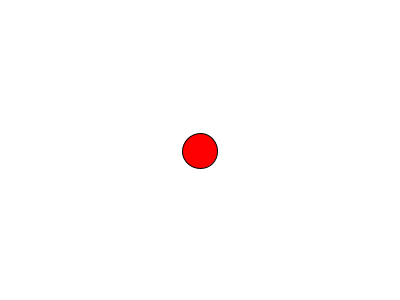
Frame 1 (no input)
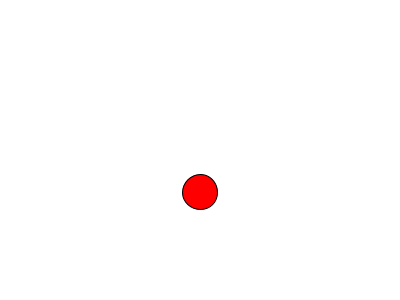
Frame 60 (the mouse pressed at the canvas centre just before this capture)
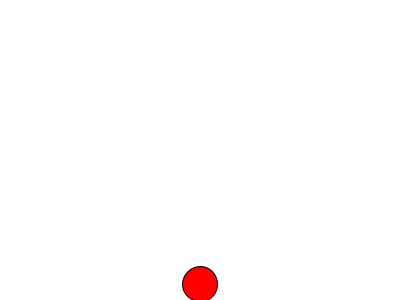
Frame 120 (the mouse held since frame 60 and released just before this capture)

The Processing sketch that drew these frames (run headless with seeded random() and noise(); from frame 60 on, the mouse is pressed at the canvas centre):

// Processing sketch: RealBouncyBall
// ── RealBouncyBall.pde
Ball b;

void setup () {
  size (400,300);
  b = new Ball();
}

void draw () {
  background (255);
  
  PVector gravity = new PVector (0,1);
  b.applyForce(gravity);
  
  b.move();
  b.edges();
  b.display();
}
// ── Ball.pde
class Ball {
  
  PVector position;
  PVector velocity;
  PVector acceleration;
  float diameter;
  
  Ball() {
    position = new PVector(width/2, height/2);
    velocity = new PVector(0,0);
    acceleration = new PVector(0,0);
    diameter = 35;
  }
  
  void display (){
    fill (255,0,0);
    ellipse(position.x,position.y,diameter,diameter);
  }
  
  void move() {
    velocity.add(acceleration);
    position.add(velocity);
  }
  
  void applyForce (PVector f) {
    acceleration = f;
  }
  
  void edges() {
    //if (position.x > width) {
    //  position.x = 0;
    //}
    
    //if (position.x < 0) {
    //  position.x = width; 
    //}
    
    //if (position.y < 0) {
    //  position.y = height;
    //}
    
    //if (position.y > height) {
    //  position.y = 0;
    //}    
  
    if (position.x > width) {
      position.x = width;
      velocity.x *= -1;
    } else if (position.x < 0) {
      velocity.x *= -1;
      position.x = 0;
    }
 
    if (position.y > height) {
      velocity.y *= -1;
      position.y = height;
    }
  }
}
